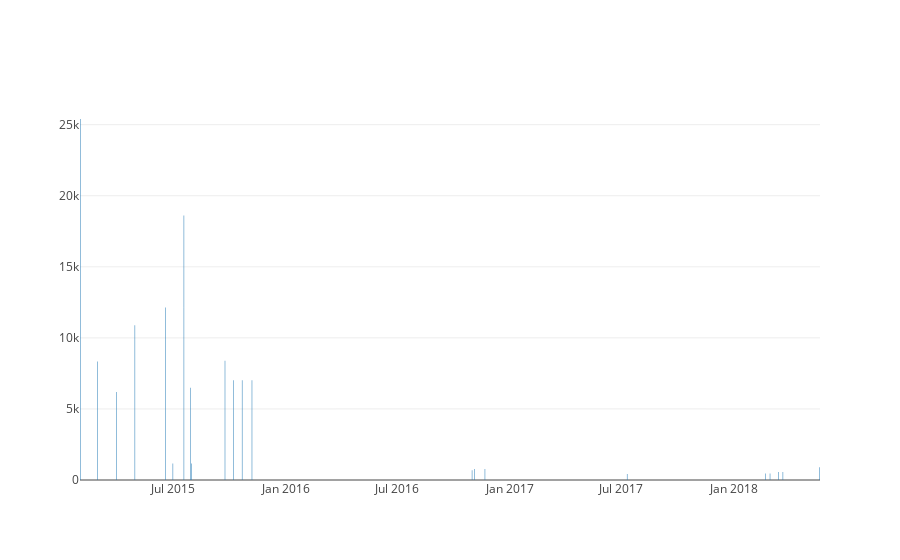

The notebook cell this image was saved under:
### Code cell
trace = go.Bar(
    x = dt["data"],
    y = dt["valor_divida"]
)
layout = go.Layout()
fig = go.Figure(data=[trace], layout=layout)
iplot(fig)

### Figure 1 — Plotly figure (JSON) as saved in the notebook; plotly's stock layout.template omitted (floating-point values rounded to 4 significant figures)
{"data": [{"type": "bar", "uid": "62f6ce76-ac17-40e8-93cb-89d553ea5e06", "x": ["2018-05-21", "2018-03-22", "2018-03-15", "2018-03-01", "2018-02-22", "2017-07-11", "2016-11-21", "2016-11-04", "2016-10-31", "2015-04-30", "2015-03-31", "2015-02-28", "2015-11-07", "2015-10-22", "2015-09-24", "2015-10-08", "2015-07-01", "2015-07-31", "2015-07-30", "2015-07-19", "2015-07-19", "2015-06-19", "2015-01-31"], "y": [892.5, 560, 560.8, 452.5, 452.5, 421.4, 769.6, 769.6, 681.5, 10880.0, 6185.0, 8332.0, 7019.0, 7019.0, 8382.0, 7019.0, 1166.0, 1166.0, 6493.0, 12120.0, 6493.0, 12130.0, 25400.0]}], "layout": {}}
